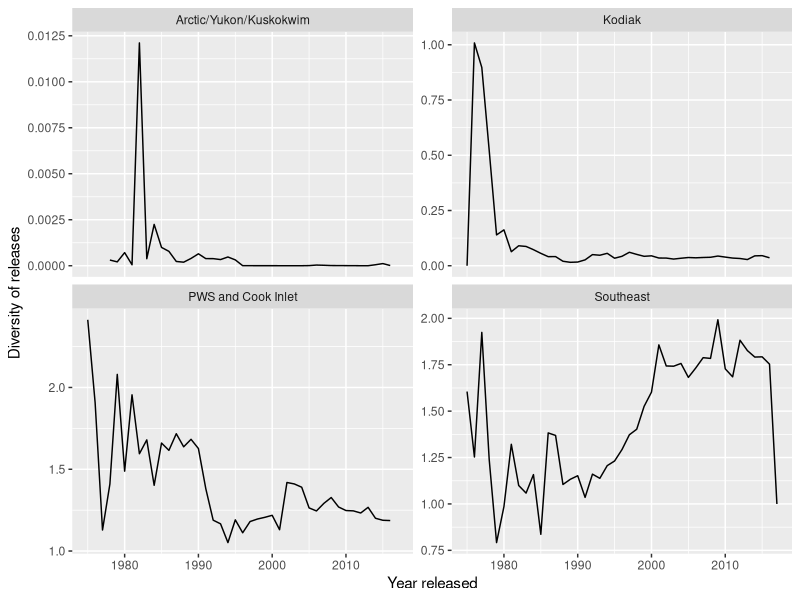

This chart was generated by the following R code:
# process hatchery releases from ADFG

d = read.csv("data/HR097216.csv")

library(dplyr)
library(ggplot2)

d = filter(d, Species %in% c("CHINOOK","COHO","PINK","CHUM","SOCKEYE"))

#d = d[-which(is.na(d$Release.Total)),]
#d = d[-which(is.na(d$Site.Region)),]

s = group_by(d, Species, Year.Released, Region.Released) %>%
  summarize(tot_by_spec = sum(Total.Released)) %>%
  group_by(Species, Year.Released) %>%
  mutate(tot = sum(tot_by_spec), p_by_spec = tot_by_spec/tot) %>%
  filter(!is.na(Region.Released)) %>%
  filter(Year.Released >= 1975)

s$Region = as.character(s$Region.Released)
s$Region[which(s$Region=="1")] = "Southeast"
s$Region[which(s$Region=="2")] = "PWS and Cook Inlet"
s$Region[which(s$Region=="3")] = "Arctic/Yukon/Kuskokwim"
s$Region[which(s$Region=="4")] = "Kodiak"

div = group_by(s, Region, Year.Released) %>%
  summarize(div = sum(p_by_spec^2)) %>%
  ggplot(aes(Year.Released, div)) +
  facet_wrap(~Region, scale="free_y") +
  geom_line() +
  xlab("Year released") + ylab("Diversity of releases")

pdf("figs/diversity_of_releases.pdf")
div
dev.off()
